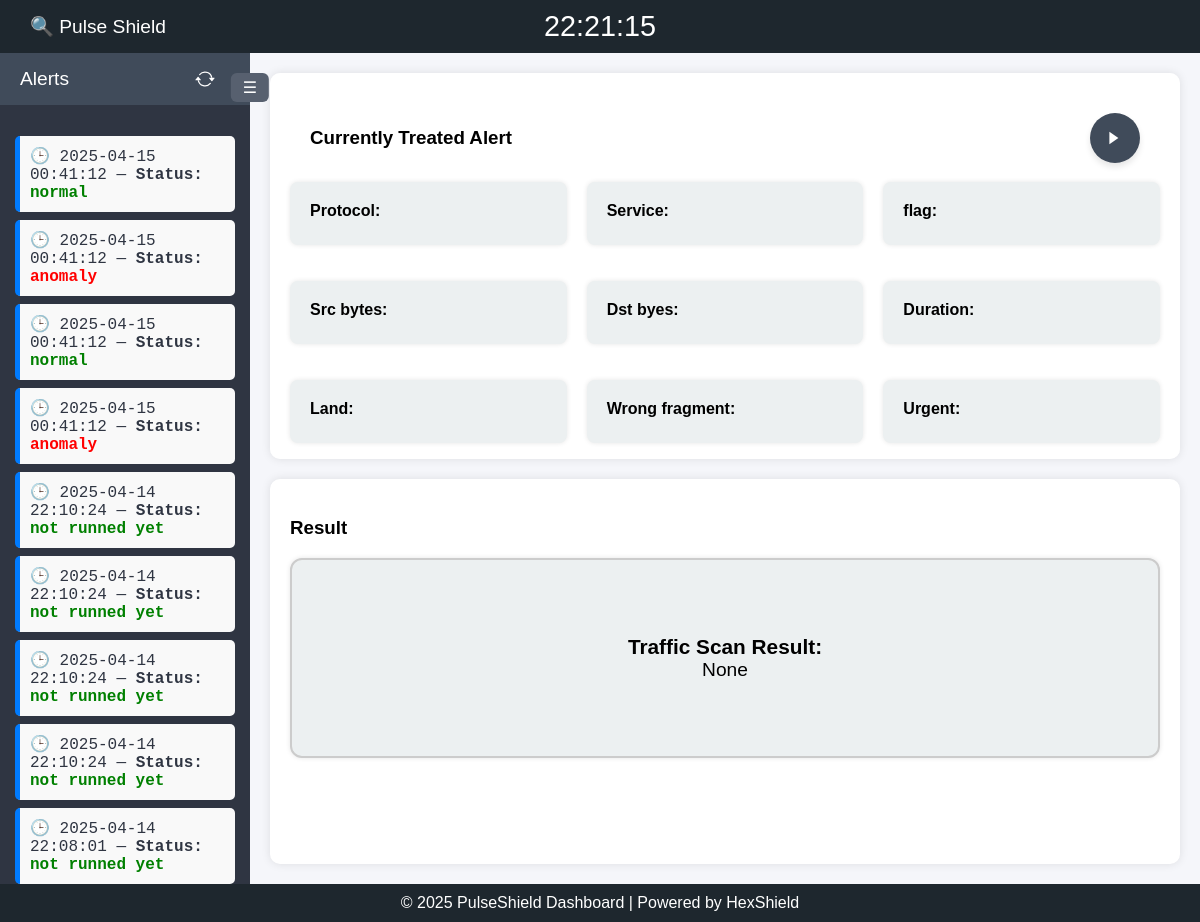
The app's page /Traffic with its own data.
### tables this page shows
CREATE TABLE intrusion_detection (
            id INTEGER PRIMARY KEY AUTOINCREMENT,
            protocol_type TEXT,
            service TEXT,
            flag TEXT,
            src_bytes INTEGER,
            dst_bytes INTEGER,
            duration INTEGER,
            land INTEGER,
            wrong_fragment INTEGER,
            urgent INTEGER,
            result TEXT DEFAULT 'not runned yet',
            timestamp DATETIME DEFAULT CURRENT_TIMESTAMP
        );

### app.py (the view, shortened to what this page needs)
@app.route('/Traffic')
def traffic():
    protocol_type = request.args.get('protocol_type')
    service = request.args.get('service')
    flag = request.args.get('flag')
    src_bytes = request.args.get('src_bytes', type=int)
    dst_bytes = request.args.get('dst_bytes', type=int)
    duration = request.args.get('duration', type=int)
    land = request.args.get('land', type=int)
    wrong_fragment = request.args.get('wrong_fragment', type=int)
    urgent = request.args.get('urgent', type=int)
    conn = sqlite3.connect('requests.db')
    cursor = conn.cursor()
    result = None
    request_id = None
    alerts = []
    cursor.execute('''
        SELECT protocol_type, service, flag, src_bytes, dst_bytes,
               duration, land, wrong_fragment, urgent, result, timestamp
        FROM intrusion_detection
        ORDER BY timestamp DESC
    ''')
    alerts = cursor.fetchall()
    conn.close()
    return render_template(
        'traffic.html',
        result=result,
        alerts=alerts
    )

### templates/traffic.html (shortened to what this page needs)
<!DOCTYPE html>
<html lang="en">
<head>
  <link rel="stylesheet" href="{{ url_for('static', filename='css/stylesTraffic.css') }}">
</head>
<body>
  <div class="container">
    <div class="navbar">
      <a href="{{ url_for('home') }}" style="text-decoration: none; color: inherit;">
          <span>🔍 Pulse Shield</span>
      </a>
      <span id="clock"></span>
  </div>
    <div class="content">
      <div class="sidebar" id="sidebar">
        <div class="sidebar-header">
          <span>Alerts</span>
        </div>
        <div class="alert-list">
          <ul>
            {% for protocol_type, service, flag, src_bytes, dst_bytes,duration, land, wrong_fragment, urgent, result, timestamp in alerts %}
            <li class="alert-item" onclick="displayEmailDetails('{{ protocol_type }}', '{{ service }}', '{{ flag }}', '{{ src_bytes }}', '{{ dst_bytes }}', '{{ duration }}', '{{ land }}', '{{ wrong_fragment }}', '{{ urgent }}', '{{ result }}', '{{ timestamp }}')">
                🕒 {{ timestamp }} — <strong>Status:</strong>
                <span class="{{ 'anomaly' if result == 'anomaly' else 'normal' }}">{{ result }}</span>
              </li>
            {% endfor %}
          </ul>
        </div>
      </div>
      <button class="toggle-btn" onclick="toggleSidebar()">☰</button>
      <div class="main" id="main">
        <div class="box">
            <div class="box-header">
                <h3>Currently Treated Alert</h3>
                <button class="run-btn">
                    <svg xmlns="http://www.w3.org/2000/svg" width="24" height="24" fill="currentColor" class="bi bi-play-fill" viewBox="0 0 16 16">
                      <path d="M3 2.5v11l8-5.5-8-5.5z"/>
                    </svg>
                </button>
            </div>
            <div class="alert-info-grid">
              <div class="alert-info-box">
                  <strong>Protocol:</strong>
              </div>
              <div class="alert-info-box">
                  <strong>Service:</strong>
              </div>
              <div class="alert-info-box">
                  <strong>flag:</strong>
              </div>
              <div class="alert-info-box">
                  <strong>Src bytes:</strong>
              </div>
              <div class="alert-info-box">
                  <strong>Dst byes:</strong>
              </div>
              <div class="alert-info-box">
                  <strong>Duration:</strong>
              </div>
              <div class="alert-info-box">
                  <strong>Land:</strong>
              </div>
              <div class="alert-info-box">
                  <strong>Wrong fragment:</strong>
              </div>
              <div class="alert-info-box">
                  <strong>Urgent:</strong>
              </div>
            </div>
        </div>
        <div class="box">
            <h3>Result</h3>
              <div id="scan-box" class="alert-info-box">
                <strong>Traffic Scan Result:</strong>
                <p id="traffic-scan-result">{{result}}</p>
              </div>
        </div>
      </div>
    </div>
    <div class="footer">
      &copy; 2025 PulseShield Dashboard | Powered by HexShield
    </div>
  </div>
</body>
</html>

### static/css/stylesTraffic.css (style rules this page uses)
* { box-sizing: border-box; }
html, body { margin: 0; padding: 0; height: 100%; font-family: Arial, sans-serif; }
:root { --primary-bg: #1e272e; --secondary-bg: #2f3542; --highlight-bg: #404b5a; --alert-bg-safe: #c5ffd2; --alert-bg-phishing: #ffc6cb; --border-radius: 5px; --text-color: #2F3542; --white: #ffffff; }
.container { display: flex; flex-direction: column; height: 100vh; }
.navbar { display: flex; justify-content: space-between; align-items: center; background-color: #1e272e; color: white; padding: 15px 30px; font-size: 1.2em; position: relative; }
.navbar span { margin-right: 10px; }
#clock { position: absolute; left: 50%; transform: translateX(-50%); font-size: 1.5em; }
.content { display: flex; flex: 1; overflow: hidden; transition: all 0.3s ease; position: relative; }
.sidebar { width: 250px; background-color: #2f3542; color: white; transition: all 0.3s ease; display: flex; flex-direction: column; overflow: hidden; }
.sidebar-header { padding: 15px 20px; background-color: #404b5a; display: flex; justify-content: space-between; align-items: center; }
.sidebar-header span { font-size: 1.2em; color: white; margin-right: 10px; }
.sidebar-header svg { width: 20px; height: 20px; color: white; cursor: pointer; transition: transform 1s ease; margin-right: 15px; }
.alert-list { padding: 15px; overflow-y: auto; flex: 1; }
.main { flex: 1; display: flex; flex-direction: column; padding: 20px; gap: 20px; background-color: #f5f6fa; overflow-y: auto; transition: all 0.3s ease; }
.box { background-color: #ffffff; border-radius: 10px; padding: 20px; box-shadow: 0 0 10px rgba(0,0,0,0.1); flex: 1; overflow-y: auto; }
ul { list-style-type: none; padding: 0; }
li { padding: 10px; margin-bottom: 5px; background: #dfe4ea; border-radius: 5px; transition: transform 0.2s; color: #2F3542; }
.footer { background-color: #1e272e; color: white; text-align: center; padding: 10px; }
.toggle-btn { position: absolute; top: 20px; left: 250px; z-index: 10; transform: translateX(-50%); background: #57606f; color: white; border: none; padding: 5px 12px; border-radius: 6px; cursor: pointer; font-size: 1em; transition: all 0.3s ease; }
.box-header { display: flex; justify-content: space-between; align-items: center; padding: 15px 20px; background-color: white; margin: 0; }
.run-btn { color: white; background-color: #404b5a; border: none; padding: 16px; font-size: 1.5em; cursor: pointer; border-radius: 50%; transition: transform 0.2s ease, box-shadow 0.2s ease; display: flex; justify-content: center; align-items: center; box-shadow: 0 4px 6px rgba(0, 0, 0, 0.1); }
.run-btn svg { width: 18px; height: 18px; fill: white; }
.alert-info-grid { display: flex; flex-wrap: wrap; gap: 1rem; }
.alert-info-box { background-color: #ecf0f1; padding: 20px; border-radius: 8px; width: 100%; box-sizing: border-box; color: #000; margin-bottom: 1rem; }
.alert-info-box strong { display: block; font-weight: bold; }
.alert-info-box p { margin: 5px 0 0 0; }
.alert-info-grid { display: grid; grid-template-columns: 1fr 1fr 1fr; gap: 20px; }
.alert-info-box { background-color: #ecf0f1; padding: 20px; border-radius: 8px; box-shadow: 0 0 5px rgba(0, 0, 0, 0.1); width: 100%; box-sizing: border-box; }
.alert-info-box p { margin: 5px 0 0 0; font-size: 1.1em; }
.alert-item { background-color: #f9f9f9; border-left: 5px solid #007bff; padding: 10px; margin-bottom: 8px; border-radius: 5px; font-family: 'Courier New', Courier, monospace; }
.alert-item .anomaly { color: red; font-weight: bold; }
.alert-item .normal { color: green; font-weight: bold; }
#scan-box { width: 100%; height: 200px; display: flex; flex-direction: column; justify-content: center; align-items: center; text-align: center; border: 2px solid #ccc; border-radius: 12px; padding: 20px; box-sizing: border-box; }
#scan-box strong { margin: 0; font-size: 1.3em; }
#scan-box p { margin: 0; font-size: 1.2em; }

### records on screen
intrusion_detection: timestamp "2025-04-15 00:41:12", result "normal"
intrusion_detection: timestamp "2025-04-15 00:41:12", result "anomaly"
intrusion_detection: timestamp "2025-04-15 00:41:12", result "normal"
intrusion_detection: timestamp "2025-04-15 00:41:12", result "anomaly"
intrusion_detection: timestamp "2025-04-14 22:10:24", result "not runned yet"
intrusion_detection: timestamp "2025-04-14 22:10:24", result "not runned yet"
intrusion_detection: timestamp "2025-04-14 22:10:24", result "not runned yet"
intrusion_detection: timestamp "2025-04-14 22:10:24", result "not runned yet"
intrusion_detection: timestamp "2025-04-14 22:08:01", result "not runned yet"

### other values on screen
{{ result }} "None"
